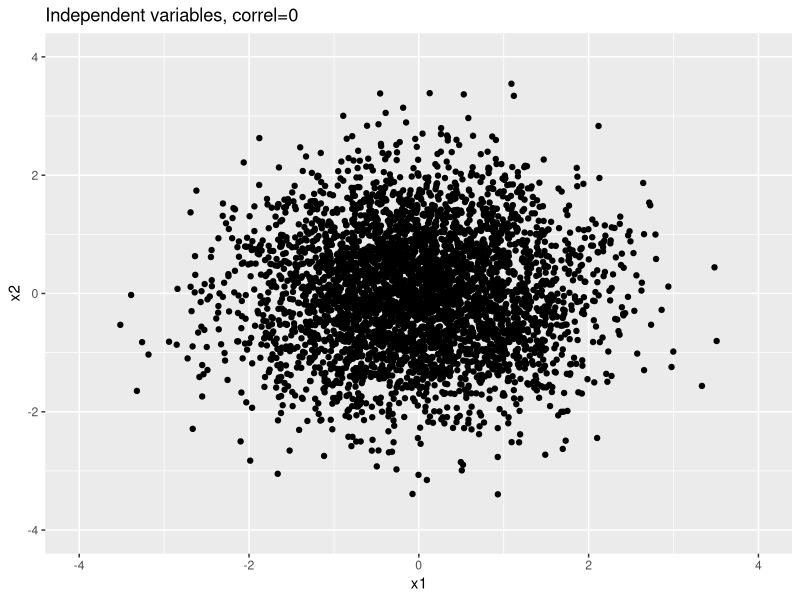
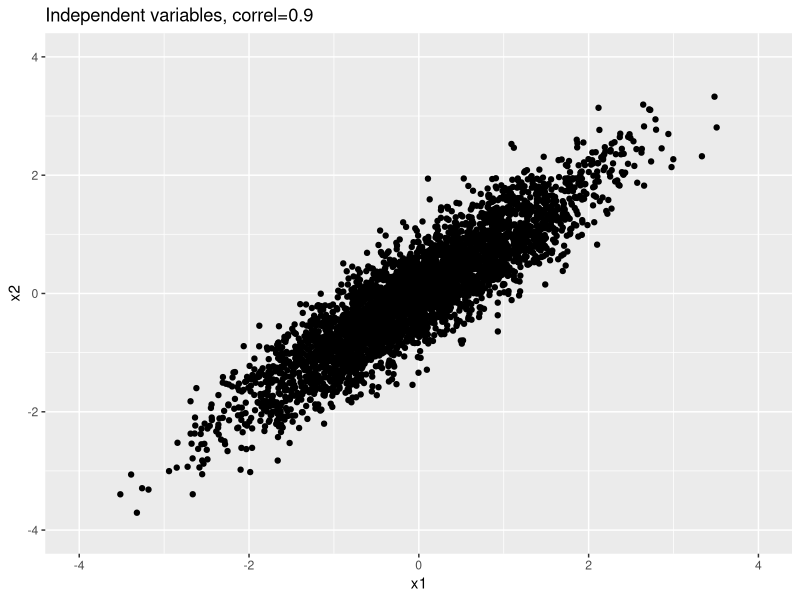
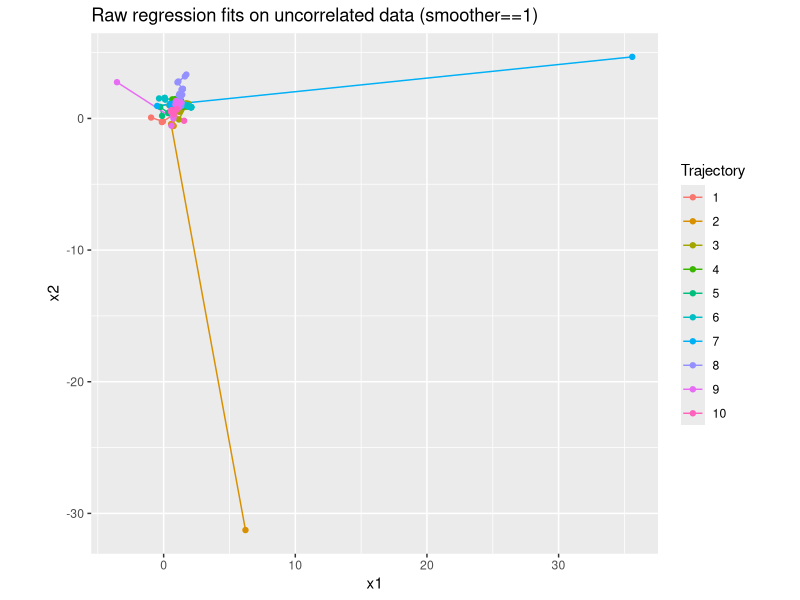
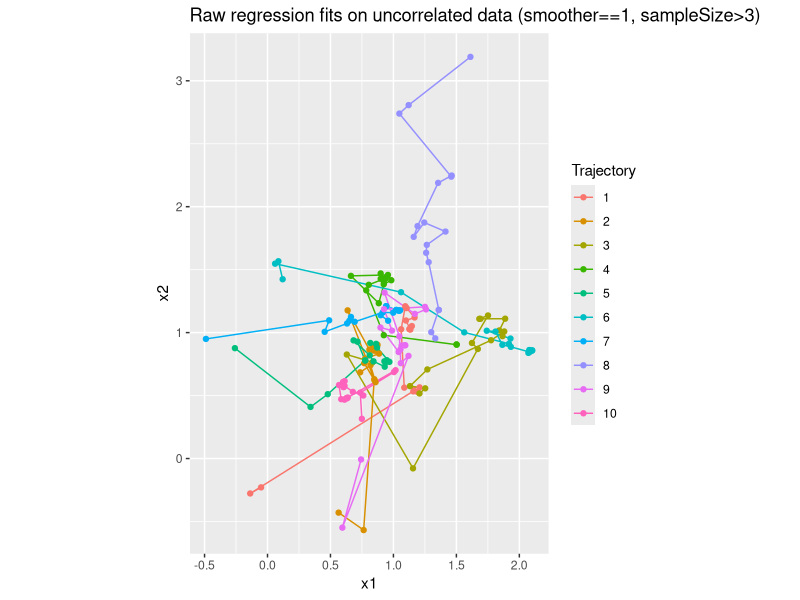
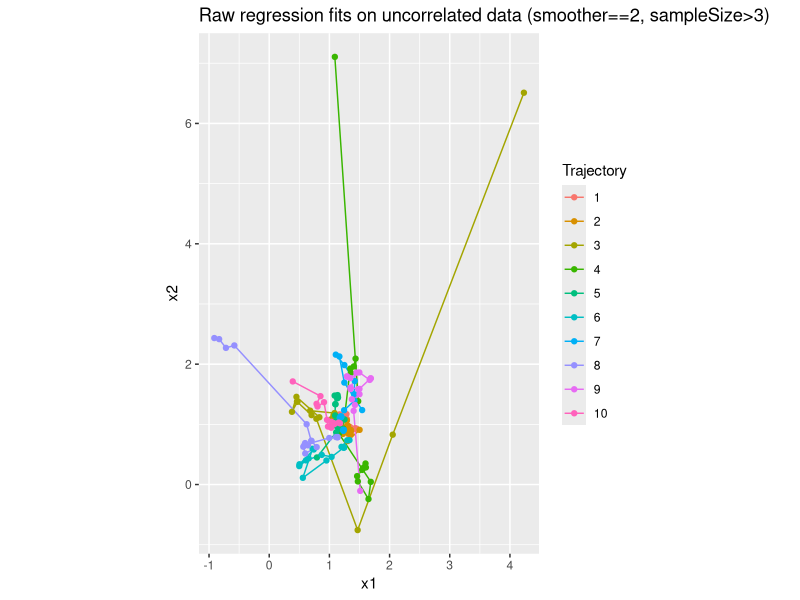
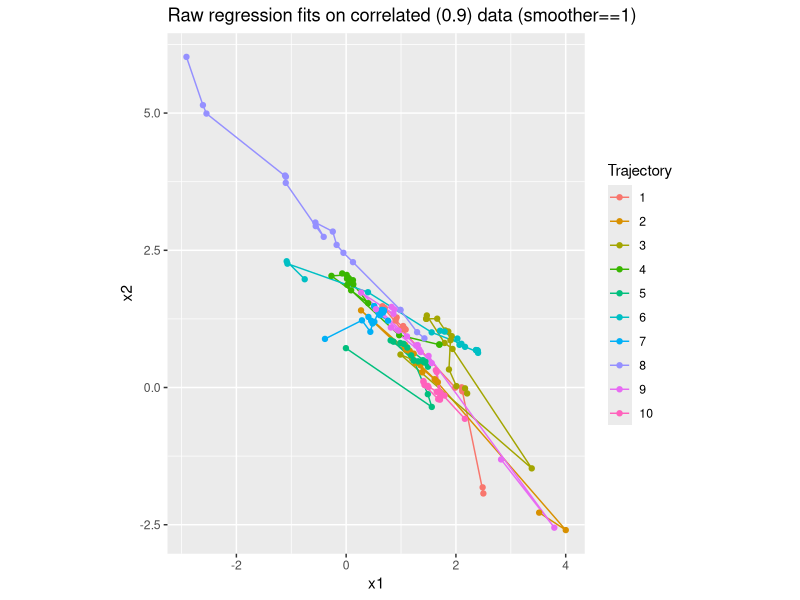
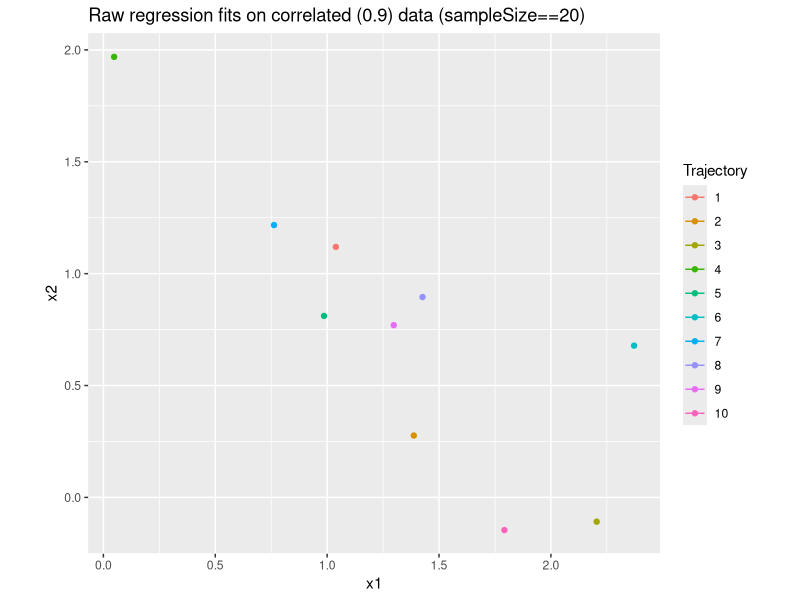

Source code (R) for these figures, in order:
## ---- chunk 1
library(ggplot2)
## ---- chunk 2
maxSampleSize <- 50
maxNumTrajectories <- 10
maxNumSmoothersPerTrajectory <- 8
## ---- chunk 3
n <- maxSampleSize * maxNumTrajectories * maxNumSmoothersPerTrajectory
## ---- chunk 4
set.seed(1233)
X_base <- matrix(rnorm(2*n), n, 2)
colnames(X_base) <- c("x1", "x2")
Y_noise <- c(rnorm(n))
#colnames(Y_noise) <- c("y_noise")
ggplot(as.data.frame(X_base), aes(x1,x2))+geom_point()+labs(title="Independent variables, correl=0")+xlim(-4,4)+ylim(-4,4)
## ---- chunk 5
sigma <- matrix(c(1, 0.9, 0.9, 1), 2, 2) 
## ---- chunk 6
transform <- function(sigma, X) {
  M <- chol(sigma)
  newX <- X %*% M
  colnames(newX) <- colnames(X)
  return (newX)
}
## ---- chunk 7
X_correl_9 <- transform(sigma, X_base)
ggplot(as.data.frame(X_correl_9), aes(x1,x2))+geom_point()+labs(title="Independent variables, correl=0.9")+xlim(-4,4)+ylim(-4,4)
## ---- chunk 8
b0 <- 0; b1 <- 1; b2 <- 1
## ---- chunk 9
gen2dLinearY <- function(X, noise, b0=0, b1=1, b2=1) {
 new <- cbind(b0 +b1*X[,1] +b2*X[,2]+Y_noise, X[,1], X[,2])
 colnames(new) <- c("y", colnames(X)) # TODO: remove hard coding
 return(new)
}
## ---- chunk 10
Xmatrix <- gen2dLinearY(X_base, Y_noise)
## ---- chunk 11
calcStartRow <- function(trajIndex, smootherIndex, numSmoothersPerTrajectory, maxSampleSize) {
  (trajIndex-1)*numSmoothersPerTrajectory*maxSampleSize + (smootherIndex-1)*maxSampleSize + 1
}
fitRegDataFrame <- function (fittingData, formula, numTrajectories, numSmoothersPerTrajectory, minSampleSize, maxSampleSize, verbose=FALSE) {
   regData <- data.frame()
   for (trajIndex in 1:numTrajectories ) {
       for (smootherIndex in 1:numSmoothersPerTrajectory) {
      startRow <- calcStartRow(trajIndex, smootherIndex, numSmoothersPerTrajectory, maxSampleSize)
      for (sampleDataIndex in minSampleSize:maxSampleSize) {
                 if (verbose) {
                    cat("using rows ", startRow, " to ", (startRow+sampleDataIndex-1), "\n" )
                 }
             reg <-  lm(formula, data = fittingData[startRow:(startRow+sampleDataIndex-1),])
             regData <- rbind( regData, cbind( trajectoryIndex=trajIndex, smootherIndex=smootherIndex, sampleSize=sampleDataIndex, t(coef(reg)) ) )
      }
  }
}
return( regData )
}
## ---- chunk 12
fitFormula <- as.formula("y ~ x1 + x2")
myRegData <- fitRegDataFrame(as.data.frame(Xmatrix), fitFormula, maxNumTrajectories, maxNumSmoothersPerTrajectory, 3, 20, verbose=FALSE)
## ---- chunk 13
# install.packages("ggplot2") # if never downloaded before
library(ggplot2)
#
myRegDataToPlot <- subset(myRegData, smootherIndex==1)
ggplot(myRegDataToPlot, aes(x1, x2, color=as.factor(trajectoryIndex)))+geom_path()+geom_point()+coord_fixed()+labs(color="Trajectory")+labs(title="Raw regression fits on uncorrelated data (smoother==1)")#+xlim(-4,4)+ylim(-4,4)
# TODO: Title = typeOfFit + " on " + dataDesc
## ---- chunk 14
myRegDataToPlot <- subset(myRegData, smootherIndex==1 & sampleSize > 3)
ggplot(myRegDataToPlot, aes(x1, x2, color=as.factor(trajectoryIndex)))+geom_path()+geom_point()+coord_fixed()+labs(color="Trajectory")+labs(title="Raw regression fits on uncorrelated data (smoother==1, sampleSize>3)")#+xlim(-4,4)+ylim(-4,4)
## ---- chunk 15
myRegDataToPlot <- subset(myRegData, smootherIndex==2 & sampleSize > 3)
ggplot(myRegDataToPlot, aes(x1, x2, color=as.factor(trajectoryIndex)))+geom_path()+geom_point()+coord_fixed()+labs(color="Trajectory")+labs(title="Raw regression fits on uncorrelated data (smoother==2, sampleSize>3)")#+xlim(-4,4)+ylim(-4,4)
## ---- chunk 16
sigma <- matrix(c(1, 0.9, 0.9, 1), 2, 2) # repeated as a reminder of how we got the data
X_correl_9 <- transform(sigma, X_base)   # repeated as a reminder of how we got the data
Xmatrix <- gen2dLinearY(X_correl_9, Y_noise)
fitFormula <- as.formula("y ~ x1 + x2")
myRegData <- fitRegDataFrame(as.data.frame(Xmatrix), fitFormula, maxNumTrajectories, maxNumSmoothersPerTrajectory, 3, 20, verbose=FALSE)
myRegDataToPlot <- subset(myRegData, smootherIndex==1  & sampleSize > 3)
ggplot(myRegDataToPlot, aes(x1, x2, color=as.factor(trajectoryIndex)))+geom_path()+geom_point()+coord_fixed()+labs(color="Trajectory")+labs(title="Raw regression fits on correlated (0.9) data (smoother==1)")#+xlim(-2,4)+ylim(-4,4)
## ---- chunk 17
endingFit <- subset(myRegData, smootherIndex==1  & sampleSize==20)
ggplot(endingFit, aes(x1, x2, color=as.factor(trajectoryIndex)))+geom_path()+geom_point()+coord_fixed()+labs(color="Trajectory")+labs(title="Raw regression fits on correlated (0.9) data (sampleSize==20)")
